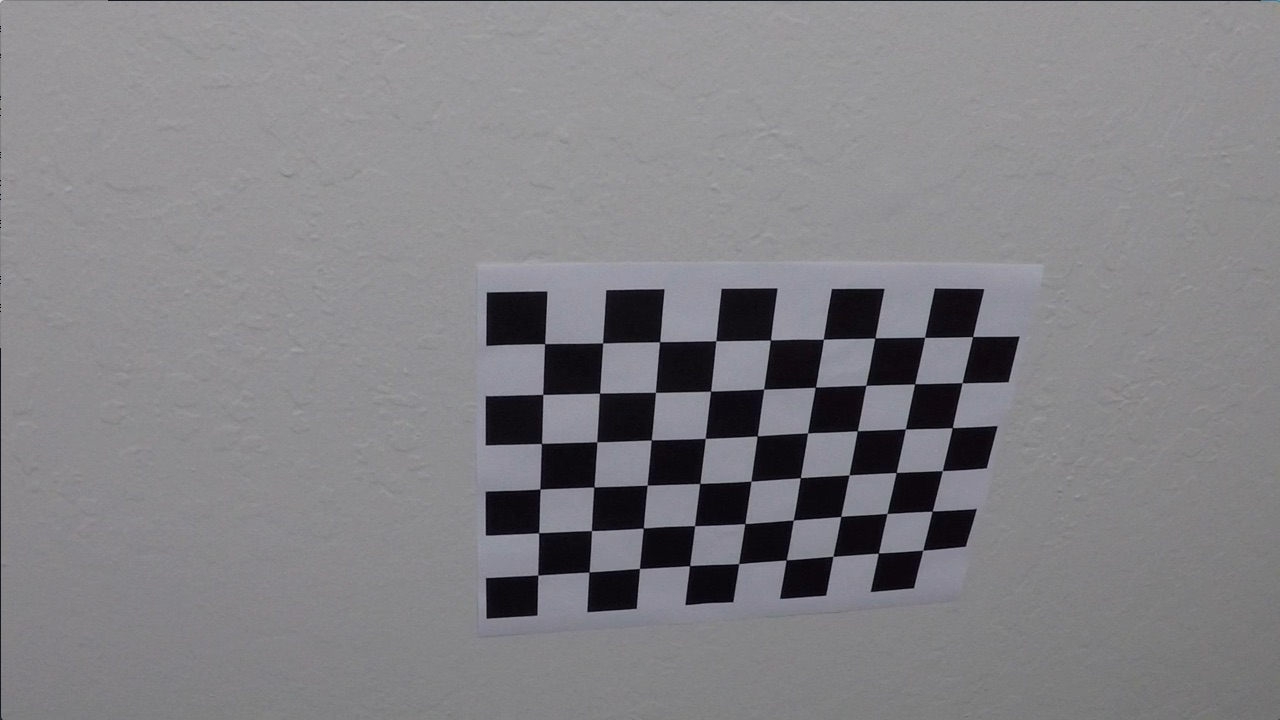
#> input picture camera_cal/calibration10.jpg, 1280 x 720 px
$ python perspectiveTransformation.py
#> lines starting #> are read from the running program, lines starting #| are printed output that depends on the picture; after the words box and inside, x2 and y2 are one past the last pixel; in counts of white or black regions, pixels touching at a corner belong together
### misc.py
import os
import matplotlib.pyplot as plt
import cv2

def getFileRelativeFilepathsInDirectory(dirName: str) -> [str]:
    """
    Gets relative file paths for given directory. Is NOT recursive amd ONLY
    searches for files, nothing else. Will return empty list if nothing is found or
    dirName does not exist.
    :param dirName: The root dir of where the file search should happen
    :return: Returns list with relative file paths as strings
    """
#> called with dirName = 'camera_cal'
    relativeFilepath = []
    for root, dirs, files in os.walk(dirName):
        for f in files:
            relativeFilepath.append(os.path.relpath(os.path.join(root, f), "."))
    return relativeFilepath

def showBeforeAfter(beforeImg, beforeTitle: str, afterImg, afterTitle: str):
    """
    Show two images next to each other
    :param beforeImg: First image
    :param beforeTitle: First image's title
    :param afterImg: Second image
    :param afterTitle: Second image's title
    """
    f, (ax1, ax2) = plt.subplots(1, 2, figsize=(24, 9))
    f.tight_layout()
    ax1.imshow(beforeImg)
    ax1.set_title(beforeTitle, fontsize=50)
    ax2.imshow(afterImg)
    ax2.set_title(afterTitle, fontsize=50)
    return f

# [5 lines left out: function showImageInNewFigure, not called in this run]

def getFilenameFromPath(path):
    return os.path.basename(path)

def showFigureUntilKeyHit():
    plt.waitforbuttonpress()

# [9 lines left out: function putTextInImage, not called in this run]

### cameraCalibration.py
import numpy as np
import misc

import os
import cv2

debugFolder = 'debugOutput/'

class CameraCalibrator:
    def __init__(self):
        self._mtx = None
        self._dist = None
        self._rvecs = None
        self._tvecs = None
        self._isCalibrated = False

    def reset(self):
        self._mtx = None
        self._dist = None
        self._rvecs = None
        self._tvecs = None
        self._isCalibrated = False

    def calibCamera(self, calibrationCatalog: [str], nx: int, ny: int, verbose = False) -> bool:
        '''
        Calibrates a camera with a given set of chessboard pictures.
        :param calibrationCatalog: List of calibration image filenames (absolute or relative)
        :param nx: Size of chessboard in X direction
        :param ny: Size of chessboard in Y direction
        :returns: success (bool): Returns True if successful and False if calibration failed
        '''
#> called with nx = 9, ny = 6, verbose = False
        # Reset existing calibration
        self.reset()
        # Prepare obj and img point arrays

        objPts = []  # 3d points in real world
        imgPts = []  # 2d points in image space
        # Prepare object ref. points -> they don't change as calibration pictures are all images form the
        # same object in the real world
        objP = np.zeros((nx * ny, 3), np.float32)
        objP[:, :2] = np.mgrid[0:nx, 0:ny].T.reshape(-1, 2)
        cameraShape = None
        # Loop through calibration image catalog
        for imageFilename in calibrationCatalog:
            # Read in image
            image = cv2.imread(imageFilename)
#> image is the input picture: shape (720, 1280, 3); mean B, G, R 133.1, 129.4, 130.2
            # Store the shape of an image if not done already
            if cameraShape == None:
                cameraShape = image.shape
#> cameraShape = (720, 1280, 3)
            # Convert to grayscale
            gray = cv2.cvtColor(image, cv2.COLOR_BGR2GRAY)
            # Find the chessboard corners
            ret, corners = cv2.findChessboardCorners(gray, (nx, ny), None)
#> ret = True; corners = 54 rows, first 8: [545.3, 343.1], [602.7, 342.8], [660.1, 341.3], [715.8, 340.7], [770.6, 340], [823.5, 339.2], [874.3, 338.5], [925.1, 337.4]
            # If found add them to the list
            if ret == True:
                # Append found image points plus standard object points
                imgPts.append(corners)
                objPts.append(objP)
                # If verbose is ON, let's draw the images and store them
                if verbose:
                    cv2.drawChessboardCorners(image, (nx, ny), corners, ret)
                    filename = debugFolder + 'chessboardCorners_' + misc.getFilenameFromPath(imageFilename)
                    cv2.imwrite(filename, image)
        # Determine calibration parameters and store them
        self._isCalibrated, self._mtx, self._dist, self._rvecs, self._tvecs = cv2.calibrateCamera(objPts, imgPts, cameraShape[1::-1], None, None)
#> self._isCalibrated = 0.644; self._mtx = [[1057.6, 0, 691.1], [0, 1058.6, 278], [0, 0, 1]]; self._dist = [[-0.322, 0.709, 0.013, 0.00946, -1.02]]; self._rvecs = ([0.424, -0.236, 0.0488], [-0.024, 0.4, -0.0295]); self._tvecs = ([-2.48, 1.1, 17.79], [-17.95, -0.401, 29.17])
        return self._isCalibrated

    def undistortImage(self, img: np.ndarray) -> np.ndarray:
        '''
        Takes in a distorted image img, distorts it, and returns the undistorted image based on calibration.
        If camera was not calibrated, it returns the original image.
        :param img: An distorted image
        :returns dst: An undistorted image
        '''
        dst = img.copy()
        if self._isCalibrated:
            dst = cv2.undistort(img, self._mtx, self._dist, None, self._mtx)
        else:
            print("Could not start undistortion! Camera has not been calibrated yet!")
        return dst


# [22 lines that do not run on import are left out]

### perspectiveTransformation.py
import numpy as np
import cv2
import cameraCalibration as cal
import misc
class TrapezoidFinder:
    def __init__(self, image):
        self._image = image
        self._lowLeftX = 0
        self._lowLeftY = 720
        self._lowRightX = 1280
        self._lowRightY = 720
        self._highRightX = 716
        self._highRightY = 456
        self._highLeftX = 562
        self._highLeftY = 456

        def onChangeLowLeftX(pos):
            self._lowLeftX = pos
            self.render()

        def onChangeLowLeftY(pos):
            self._lowLeftY = pos
            self.render()

        def onChangeLowRightX(pos):
            self._lowRightX = pos
            self.render()

        def onChangeLowRightY( pos):
            self._lowRightY = pos
            self.render()

        def onChangeHighRightX(pos):
            self._highRightX = pos
            self.render()

        def onChangeHighRightY(pos):
            self._highRightY = pos
            self.render()

        def onChangeHighLeftX(pos):
            self._highLeftX = pos
            self.render()

        def onChangeHighLeftY(pos):
            self._highLeftY = pos
            self.render()

        # Get window
        cv2.namedWindow('Trapezoid Finder')
        cv2.namedWindow('Birdseye')
        # Add trackbars for all values
        cv2.createTrackbar('Low Left X', 'Trapezoid Finder', self._lowLeftX, image.shape[1] , onChangeLowLeftX)
        cv2.createTrackbar('Low Left Y', 'Trapezoid Finder', self._lowLeftY, image.shape[0], onChangeLowLeftY)
        cv2.createTrackbar('Low Right X', 'Trapezoid Finder', self._lowRightX, image.shape[1] , onChangeLowRightX)
        cv2.createTrackbar('Low Right Y', 'Trapezoid Finder', self._lowRightY, image.shape[0], onChangeLowRightY)
        cv2.createTrackbar('High Right X', 'Trapezoid Finder', self._highRightX, image.shape[1] , onChangeHighRightX)
        cv2.createTrackbar('High Right Y', 'Trapezoid Finder', self._highRightY, image.shape[0], onChangeHighRightY)
        cv2.createTrackbar('High Left X', 'Trapezoid Finder', self._highLeftX, image.shape[1] , onChangeHighLeftX)
        cv2.createTrackbar('High Left Y', 'Trapezoid Finder', self._highLeftY, image.shape[0], onChangeHighLeftY)

        # Lets draw!
        self.render()
        # Close if any key was pressed
        cv2.waitKey(0)

    def render(self):

        pts = np.array([[self._lowLeftX, self._lowLeftY],
                        [self._lowRightX, self._lowRightY],
                        [self._highRightX, self._highRightY],
                        [self._highLeftX, self._highLeftY]], np.int32)
        pts = pts.reshape((-1, 1, 2))
        trapImage = np.copy(self._image)
        cv2.polylines(trapImage, [pts], True, (0, 255, 255))
        cv2.imshow('Trapezoid Finder', trapImage)

        src_pts = [[self._lowLeftX, self._lowLeftY],
                                 [self._lowRightX, self._lowRightY],
                                 [self._highRightX, self._highRightY],
                                 [self._highLeftX, self._highLeftY]]
        warped = transform(self._image,src_pts, 'bird')
        cv2.imshow('Birdseye', warped)

        return

def transform( img,src_pts, direction='bird'):
    height = img.shape[0]
    width = img.shape[1]
    margin = 100
    # Set source points
    src_leftLow, src_rightLow, src_rightHigh, src_leftHigh = src_pts

    src = np.float32([src_leftHigh, src_rightHigh, src_leftLow, src_rightLow])
    # Set destination points
    dst_leftLow = np.array([margin, height])
    dst_rightLow = np.array([width - margin, height])
    dst_rightHigh = np.array([width - margin, 0])
    dst_leftHigh = np.array([margin, 0])
    dst = np.float32([dst_leftHigh, dst_rightHigh, dst_leftLow, dst_rightLow])
    # With the src and dst point we can get the perspective transformation matrix
    if direction == 'bird':
        M = cv2.getPerspectiveTransform(src, dst)
    if direction == 'normal':
        M = cv2.getPerspectiveTransform(dst, src)

    # Now all ingredients are there, we can warp
    warped = cv2.warpPerspective(img, M, (width, height))

    return warped


if __name__ == '__main__':
    # Calibrate camera, we need to undistort before perspective transformation
    calibrator = cal.CameraCalibrator()
    calibImageCatalog = misc.getFileRelativeFilepathsInDirectory('camera_cal')
    calibrator.calibCamera(calibImageCatalog, 9, 6)
    # Read in and right away undistort image with calibrator
    imgStraight = calibrator.undistortImage(cv2.imread('test_images/straight_lines1.jpg'))
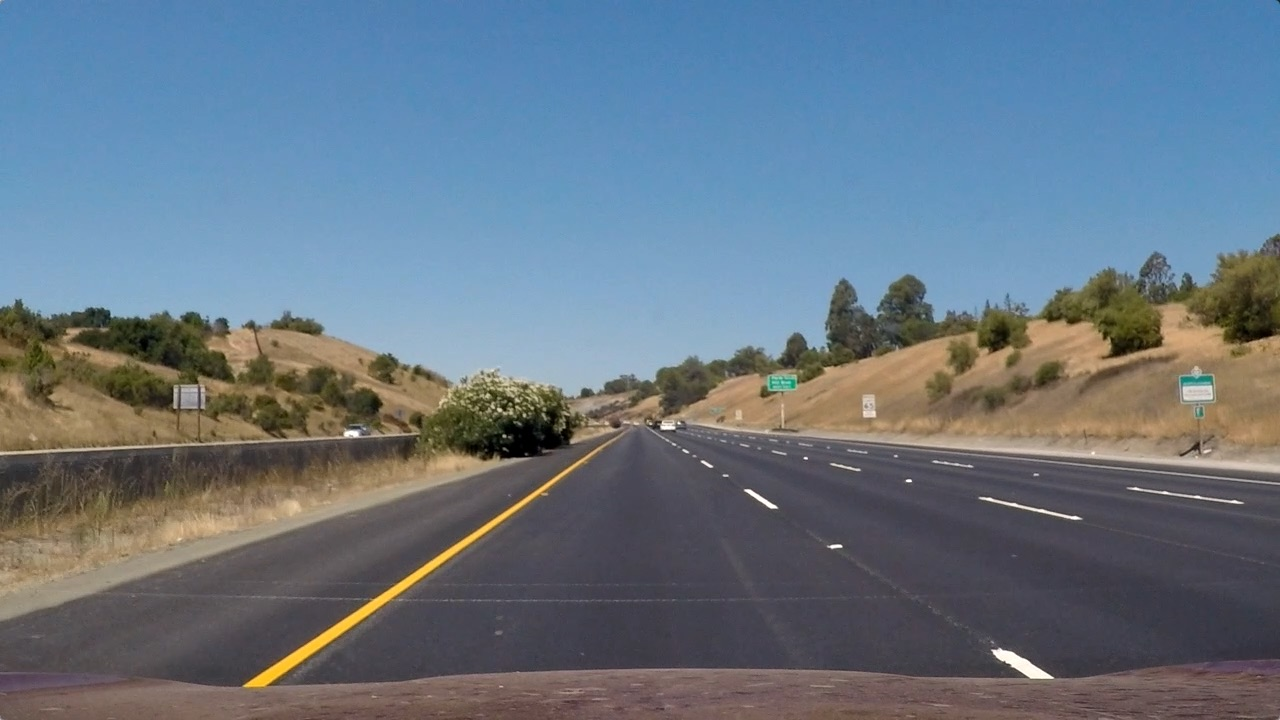
#> input picture test_images/straight_lines1.jpg, 1280 x 720 px
#> in undistortImage, dst is the input picture: shape (720, 1280, 3); mean B, G, R 131.2, 117.7, 103.2
#> in undistortImage, `dst = cv2.undistort(img, self._mtx, self._dist, None, self._mtx)`:
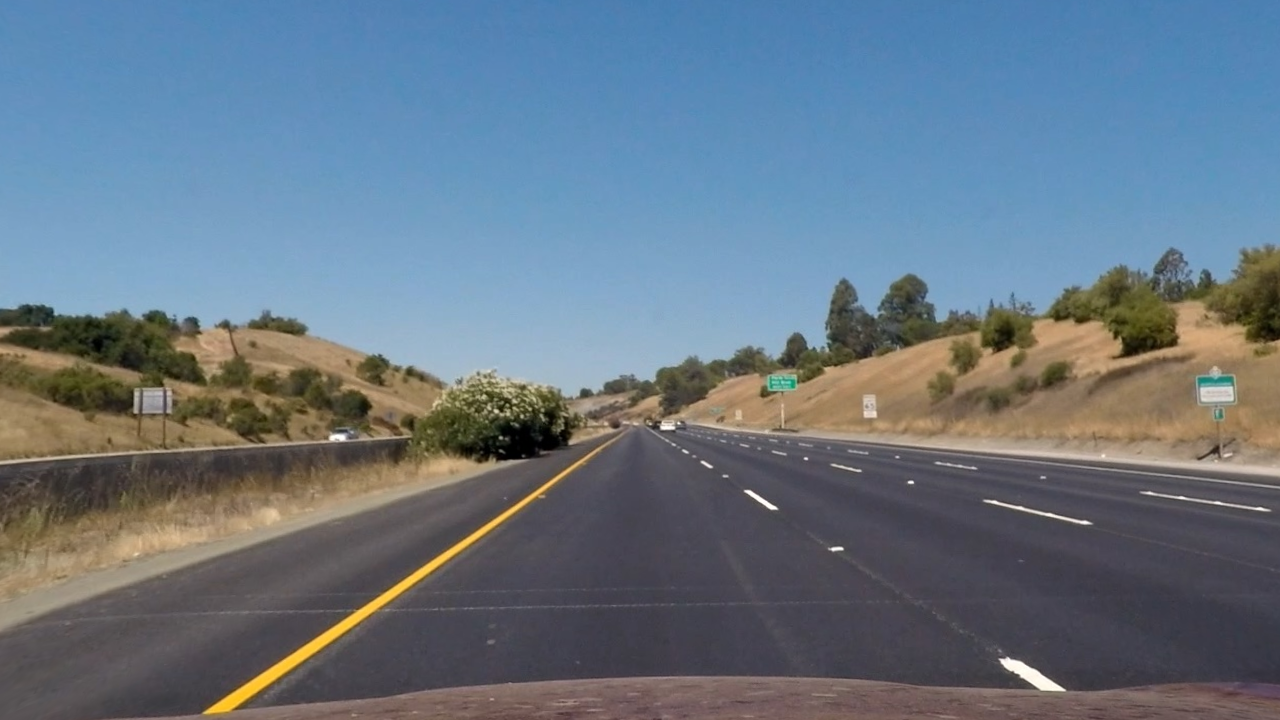
#> dst: shape (720, 1280, 3); mean B, G, R 131.6, 118.1, 103.2

    img_size = (imgStraight.shape[1], imgStraight.shape[0])
#> img_size = (1280, 720)

    traFinder = TrapezoidFinder(imgStraight)
#> in render, `cv2.polylines(trapImage, [pts], True, (0, 255, 255))`:
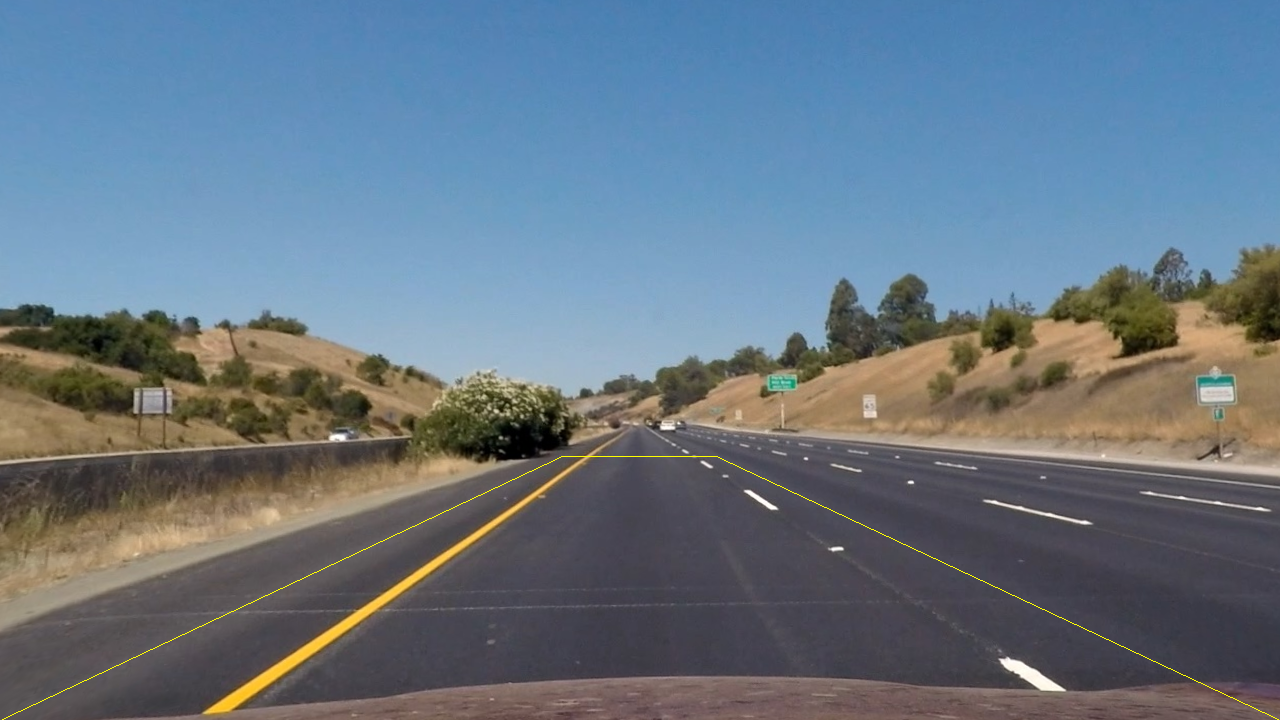
#> trapImage: shape (720, 1280, 3); 0.14% of pixels changed, all inside (x1, y1, x2, y2) = (2, 456, 1279, 720)
#> in transform, `warped = cv2.warpPerspective(img, M, (width, height))`:
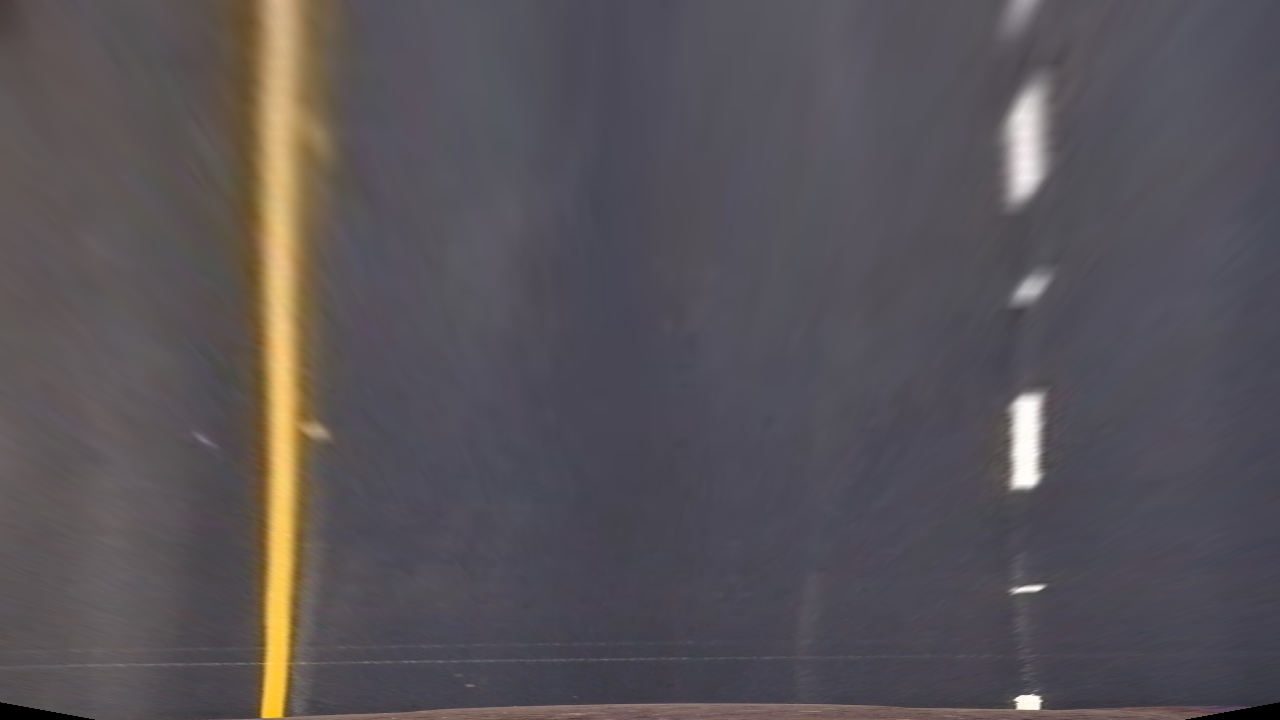
#> warped: shape (720, 1280, 3); mean B, G, R 87.4, 82.9, 87.7
    cv2.destroyAllWindows()

    height = imgStraight.shape[0]
#> height = 720
    width = imgStraight.shape[1]
#> width = 1280
    margin = 100
    # Set source points
    src_leftLow = np.array([traFinder._lowLeftX,traFinder._lowLeftY])
#> src_leftLow = [0, 720]
    src_rightLow = np.array([traFinder._lowRightX,traFinder._lowRightY])
#> src_rightLow = [1280, 720]
    src_rightHigh = np.array([traFinder._highRightX,traFinder._highRightY])
#> src_rightHigh = [716, 456]
    src_leftHigh = np.array([traFinder._highLeftX,traFinder._highLeftY])
#> src_leftHigh = [562, 456]
    src = np.float32([src_leftHigh, src_rightHigh, src_leftLow, src_rightLow])
#> src = [[562, 456], [716, 456], [0, 720], [1280, 720]]
    # Set destination points
    dst_leftLow = np.array([margin,height])
#> dst_leftLow = [100, 720]
    dst_rightLow = np.array([width-margin,height])
#> dst_rightLow = [1180, 720]
    dst_rightHigh = np.array([width-margin,0])
#> dst_rightHigh = [1180, 0]
    dst_leftHigh = np.array([margin,0])
    dst = np.float32([dst_leftHigh, dst_rightHigh, dst_leftLow, dst_rightLow])
    # With the src and dst point we can get the perspective transformation matrix
    M = cv2.getPerspectiveTransform(src, dst)
#> M = [[-0.603, -1.52, 1024.3], [-7.11e-16, -1.95, 888.9], [-7.49e-19, -0.00238, 1]]
    # Now all ingredients are there, we can warp
    warped = cv2.warpPerspective(imgStraight, M, (width, height))

    s2 = [width // 2 + 76, height * 0.625]
#> s2 = [716, 450]
    s1 = [width // 2 - 76, height * 0.625]
    s3 = [-100, height]
    s4 = [width + 100, height]

    import misc
    misc.showBeforeAfter(cv2.cvtColor(imgStraight, cv2.COLOR_BGR2RGB), 'Undistorted', cv2.cvtColor(warped,cv2.COLOR_BGR2RGB), 'warped')
    misc.showFigureUntilKeyHit()
#> in showFigureUntilKeyHit, `plt.waitforbuttonpress()`:
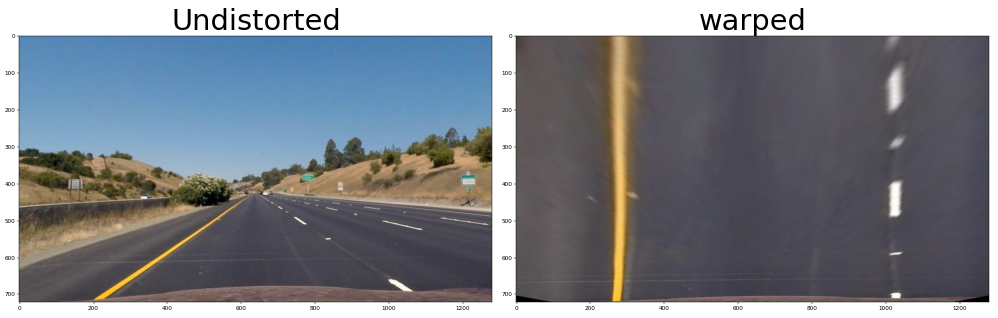
#> figure drawn by matplotlib, 2 panels
